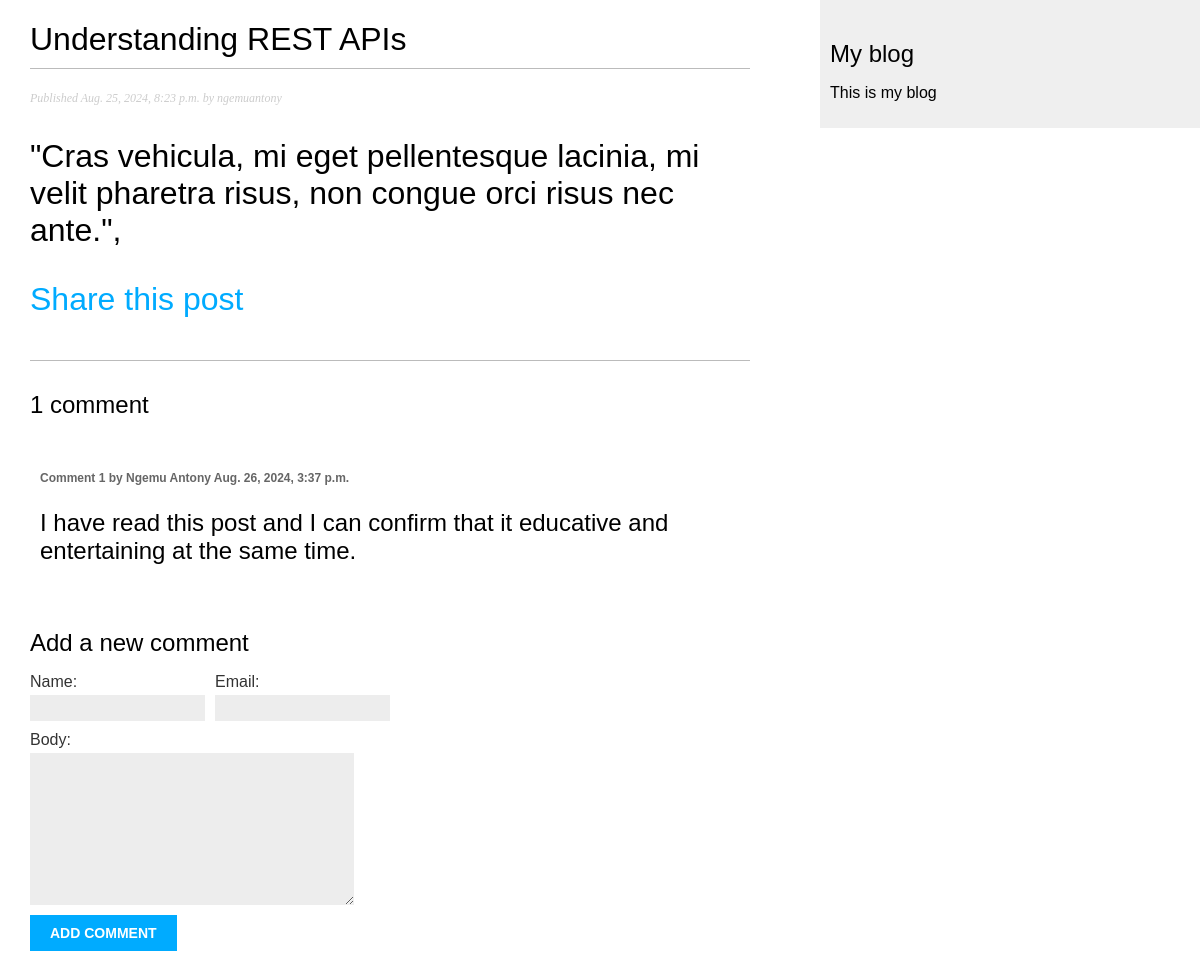
Page /blog/2024/8/25/rest-apis/ on the committed database.
### blog/models.py (models this page shows, shortened)
class Post(models.Model):
    class Status(models.TextChoices):
        DRAFT = 'DF', 'Draft'
        PUBLISHED = 'PB', 'Published'
    title = models.CharField(max_length=250)
    slug = models.SlugField(max_length=250, unique_for_date='publish')
    author = models.ForeignKey(
        settings.AUTH_USER_MODEL,
        on_delete=models.CASCADE,
        related_name='blog_posts'
    )
    body = models.TextField()
    publish = models.DateTimeField(default=timezone.now)
    created = models.DateTimeField(auto_now_add=True)
    updated = models.DateTimeField(auto_now=True)
    status = models.CharField(
        max_length=2,
        choices=Status.choices,
        default=Status.DRAFT
    )
    objects = models.Manager()  # The default manager.
    published = PublishedManager()  # Our custom manager.
    class Meta:
        ordering = ['-publish']
        indexes = [
            models.Index(fields=['-publish']),
        ]
    tags = TaggableManager()

class Comment(models.Model):
    post = models.ForeignKey(
        Post,
        on_delete = models.CASCADE,
        related_name='comments'
    )
    name = models.CharField(max_length=80)
    email = models.EmailField()
    body = models.TextField()
    created = models.DateTimeField(auto_now_add=True)
    updated = models.DateTimeField(auto_now=True)
    active = models.BooleanField(default=True)
    class Meta:
        ordering = ['created']
        indexes = [
            models.Index(fields=['created']),
        ]

### blog/views.py (the view)
def post_detail(request, year, month, day, post):
    post = get_object_or_404(
        Post,
        status=Post.Status.PUBLISHED,
        slug=post,
        publish__year=year,
        publish__month=month,
        publish__day=day
    )
    comments = post.comments.filter(active=True)
    form = CommentForm()
    return render(
        request,
        'blog/post/detail.html',
        {
            'post': post,
            'comments': comments,
            'form': form
        }
    )

### blog/forms.py
class CommentForm(forms.ModelForm):
    class Meta:
        model = Comment
        fields = ['name', 'email', 'body']

### blog/templates/blog/post/detail.html (shortened to what this page needs)
{% extends "blog/base.html" %}
{% block content%}
    <h1>{{ post.title }}<h1>
    <p class="date">
        Published {{ post.publish }} by {{ post.author }}
    </p>
    {{ post.body|linebreaks }}
    <p>
        <a href="{% url "blog:post_share" post.id %}">
        Share this post
        </a>
    </p>
    {% with comments.count as total_comments %}
    <h2>
        {{ total_comments }} comment{{ total_comments | pluralize }}
    <h2>
    {% endwith %}
    {% for comment in comments %}
    <div class="comment">
        <p class="info">
            Comment {{ forloop.counter }} by {{ comment.name }}
            {{ comment.created }}
        </p>
            {{ comment.body | linebreaks }}
    </div>
    {% empty %}
    <p>There are no comments.</p>
    {% endfor %}
    {% include "blog/post/includes/comment_form.html" %}
{% endblock %}

### blog/static/css/blog.css (style rules this page uses)
body { margin:0; padding:0; font-family:helvetica, sans-serif; }
a { color:#00abff; text-decoration:none; }
h1 { font-weight:normal; border-bottom:1px solid #bbb; padding:0 0 10px 0; }
h2 { font-weight:normal; margin:30px 0 0; }
p.date { color:#ccc; font-family: georgia, serif; font-size: 12px; font-style: italic; }
label { float:left; clear:both; color:#333; margin-bottom:4px; }
input, textarea { clear:both; float:left; margin:0 0 10px; background:#ededed; border:0; padding:6px 10px; font-size:12px; }
.comment { padding:10px; }
.comment .info { font-weight:bold; font-size:12px; color:#666; }

### rows in the picture
Post: title "Understanding REST APIs", publish "Aug. 25, 2024, 8:23 p.m.", author "ngemuantony", body "\"Cras vehicula, mi eget pellentesque lacinia, mi velit pharetra risus, non congue orci risus nec ante.\","
Comment: name "Ngemu Antony", created "Aug. 26, 2024, 3:37 p.m.", body "I have read this post and I can confirm that it educative and entertaining at the same time."

### other values in the picture
{{ total_comments }} "1"
